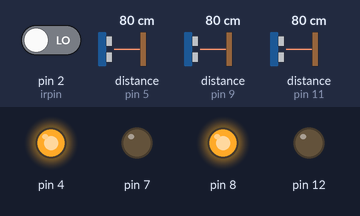
Bench run of a sketch on a simulated Arduino Uno, built with avr-gcc and run on an emulated ATmega328P. Shown: output pins drawn as LEDs (lit = HIGH). Wiring (inferred from the names in the program): 3 × ultrasonic range finder: trigger pin 3, echo pin 5 / trigger pin 6, echo pin 9 / trigger pin 10, echo pin 11. Dashed ring = blinking. The inputs (shaded band) are chosen by the test bench; at power-on: distance to the obstacle (sensors on pin 5, pin 9, pin 11) 80 cm, pin 2 (irpin) LOW. The echo pulse lasts 58.3 µs per cm; pins used as bus, display or sensor lines are not drawn.

Above: at 1.2 s.
1.3 s: distance to the obstacle (sensor on pin 5) set to 18 cm
2.8 s: distance to the obstacle (sensor on pin 5) set to 15 cm
At 3.8 s:
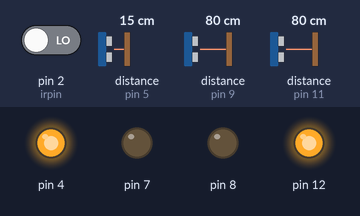
4.3 s: pin 2 (irpin) driven HIGH
At 5.1 s:
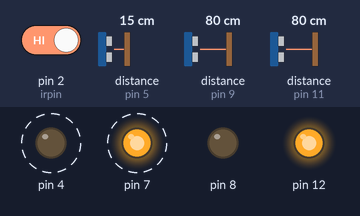
7.3 s: pin 2 (irpin) driven LOW
At 8.6 s:
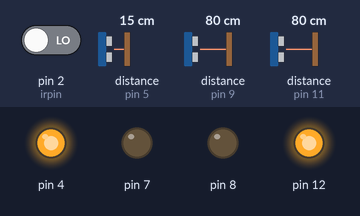
9.1 s: distance to the obstacle (sensor on pin 5) set to 35 cm
At 10.1 s:
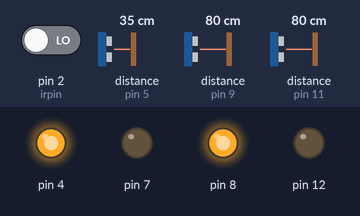
10.6 s: distance to the obstacle (sensor on pin 9) set to 18 cm
12.1 s: distance to the obstacle (sensor on pin 9) set to 15 cm
At 13.3 s:
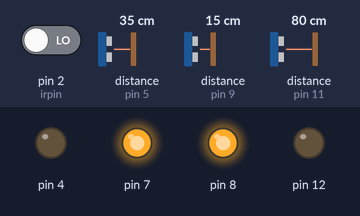
Timing chart, 0 to 14.6 s (numbered marks = the images above; inputs shaded):
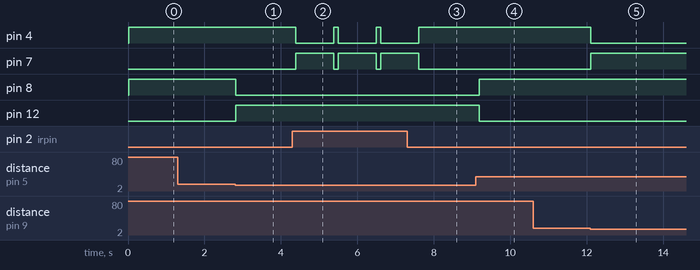

The sketch:

Mini_Vacuum_Cleaner_Robot.ino
```cpp
/* Project Title:       Mini Vaccum Cleaner Robot
 * Project Description: Using the ultrasonic sensor, the robot has to check the
 *                      distance and avoid the obstacles and continue cleaning.
 *                      IR Sensor/Module is used for stair-case protection.
 */

// defining the pins
const int trigPin1 = 3;
const int echoPin1 = 5;
const int trigPin2 = 6;
const int echoPin2 = 9;
const int trigPin3 = 10;
const int echoPin3 = 11;
int irpin =2;
// defining variables
long duration1;
long duration2;
long duration3;
int distanceleft;
int distancefront;
int distanceright;
int a=0;
void setup() {
  pinMode(trigPin1, OUTPUT);
  pinMode(trigPin2, OUTPUT);
  pinMode(trigPin3, OUTPUT);// Sets the trigPin as an Output
  pinMode(echoPin1, INPUT); // Sets the echoPin as an Input
  pinMode(echoPin2, INPUT);
  pinMode(echoPin3, INPUT);
  pinMode(irpin, INPUT);
  pinMode(4, OUTPUT);
  pinMode(7, OUTPUT);
  pinMode(8, OUTPUT);
  pinMode(12, OUTPUT);
}
void loop() {
  digitalWrite(trigPin1, LOW);
  delayMicroseconds(2);
  digitalWrite(trigPin1, HIGH);
  delayMicroseconds(10);
  digitalWrite(trigPin1, LOW);
  duration1 = pulseIn(echoPin1, HIGH);
  distanceleft = duration1 * 0.034 / 2;
  Serial.print("Distance1: ");
  Serial.println(distanceleft);
  digitalWrite(trigPin2, LOW);
  delayMicroseconds(2);
  digitalWrite(trigPin2, HIGH);
  delayMicroseconds(10);
  digitalWrite(trigPin2, LOW);
  duration2 = pulseIn(echoPin2, HIGH);
  distancefront = duration2 * 0.034 / 2;
  Serial.print("Distance2: ");
  Serial.println(distancefront);
  digitalWrite(trigPin3, LOW);
  delayMicroseconds(2);
  digitalWrite(trigPin3, HIGH);
  delayMicroseconds(10);
  digitalWrite(trigPin3, LOW);
  duration3 = pulseIn(echoPin3, HIGH);
  distanceright = duration3 * 0.034 / 2;
  Serial.print("Distance3: ");
  Serial.println(distanceright);
  int s = digitalRead(irpin);
  if(s==HIGH)
  {
    digitalWrite(4, LOW);
    digitalWrite(7, HIGH);
    digitalWrite(8, LOW);
    digitalWrite(12, HIGH);
      delay(1000);
    a=1;
    }
  if ((a==0)&&(s==LOW)&&(distanceleft <= 15 && distancefront > 15 && distanceright <= 15) || (a==0)&&(s==LOW)&&(distanceleft > 15 && distancefront > 15 && distanceright > 15))
  {
    digitalWrite(4, HIGH);
    digitalWrite(7, LOW);
    digitalWrite(8, HIGH);
    digitalWrite(12,LOW);
  }
  if ((a==1)&&(s==LOW)||(s==LOW)&&(distanceleft <= 15 && distancefront <= 15 && distanceright > 15)||(s==LOW)&&(distanceleft <= 15 && distancefront <= 15 && distanceright > 15)||(s==LOW)&& (distanceleft <= 15 && distancefront > 15 && distanceright > 15)||(distanceleft <= 15 && distancefront > 15 && distanceright > 15))
  {
    digitalWrite(4, HIGH);
    digitalWrite(7, LOW);
    digitalWrite(8, LOW);
    digitalWrite(12, HIGH);
    delay(100);
    a=0;
  }
  if ((s==LOW)&&(distanceleft > 15 && distancefront <= 15 && distanceright <= 15) ||(s==LOW)&& (distanceleft > 15 && distancefront > 15 && distanceright <= 15) ||(s==LOW)&& (distanceleft > 15 && distancefront <= 15 && distanceright > 15) )
  {
    digitalWrite(4, LOW);
    digitalWrite(7, HIGH);
    digitalWrite(8, HIGH);
    digitalWrite(12, LOW);
  }
}
```

Measured:
- the behaviour switches between 17 and 16 cm on distance to the obstacle (sensor on pin 5) (found by bisection; images 0 and 1)
- the behaviour switches between 17 and 16 cm on distance to the obstacle (sensor on pin 9) (found by bisection; images 4 and 5)
- after the input at 1.3 s, every drawn part: stays the same
- after the input at 2.8 s, pin 8: HIGH → LOW at once; pin 12: LOW → HIGH at once
- after the input at 4.3 s, pin 4: alternates HIGH for 0.11 s and LOW for 1.0 s, starting after 0.09 s; pin 7: alternates HIGH for 1.0 s and LOW for 0.11 s, starting after 0.09 s
- after the input at 7.3 s, pin 4: goes on until 7.6 s, then stays HIGH; pin 7: goes on until 7.6 s, then stays LOW
- after the input at 9.1 s, pin 8: LOW → HIGH after 0.09 s; pin 12: HIGH → LOW after 0.09 s
- after the input at 10.6 s, every drawn part: stays the same
- after the input at 12.1 s, pin 4: HIGH → LOW at once; pin 7: LOW → HIGH at once
